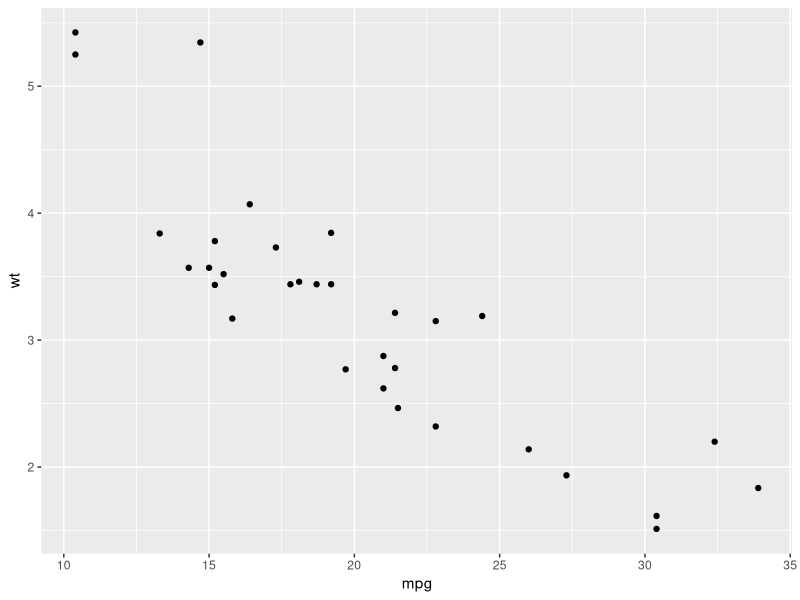
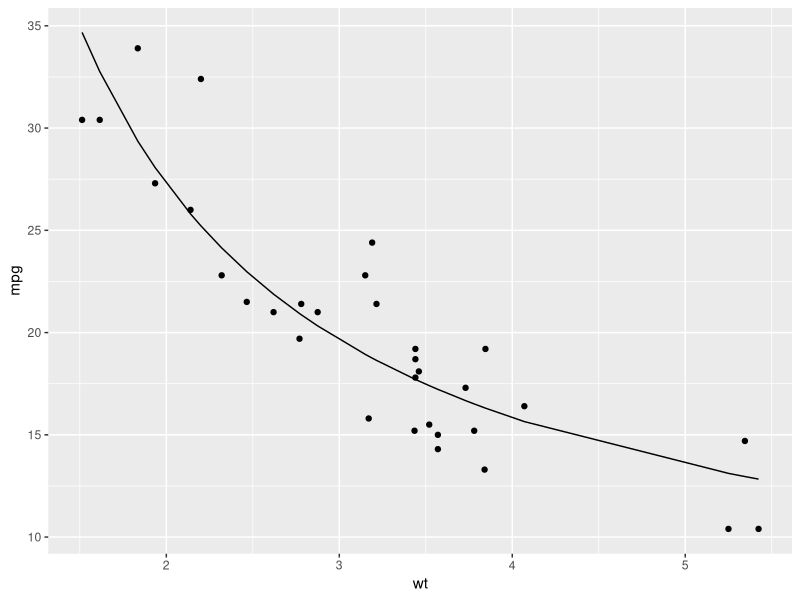

The R script that drew these images, in order: (Note: this script raises an error after producing the figures.)
## ---- chunk 1
library(knitr)
opts_chunk$set(message=FALSE)
## ---- chunk 2
library(ggplot2)
data(mtcars)
ggplot(mtcars, aes(mpg, wt)) + geom_point()
## ---- chunk 3
nlsfit <- nls(mpg ~ k / wt + b, mtcars, start=list(k=1, b=0))
summary(nlsfit)
ggplot(mtcars, aes(wt, mpg)) + geom_point() + geom_line(aes(y=predict(nlsfit)))
## ---- chunk 4
bootstrap <- function(df, m) {
  n <- nrow(df)

  attr(df, "indices") <- replicate(m, sample(n, replace = TRUE) - 1, 
                                   simplify = FALSE)
  attr(df, "drop") <- TRUE
  attr(df, "group_sizes") <- rep(n, m)
  attr(df, "biggest_group_size") <- n
  attr(df, "labels") <- data.frame(replicate = 1:m)
  attr(df, "vars") <- list(quote(replicate))
  class(df) <- c("grouped_df", "tbl_df", "tbl", "data.frame")

  df
}
## ---- chunk 5
library(dplyr)
library(broom)
set.seed(2014)
bootnls <- mtcars %>% bootstrap(100) %>%
    do(tidy(nls(mpg ~ k / wt + b, ., start=list(k=1, b=0))))
## ---- chunk 6
bootnls
## ---- chunk 7
alpha = .05
bootnls %>% group_by(term) %>% summarize(low=quantile(estimate, alpha / 2),
                                         high=quantile(estimate, 1 - alpha / 2))
## ---- chunk 8
library(ggplot2)
ggplot(bootnls, aes(estimate)) + geom_histogram(binwidth=2) + facet_wrap(~ term, scales="free")
## ---- chunk 9
bootnls_aug <- mtcars %>% bootstrap(100) %>%
    do(augment(nls(mpg ~ k / wt + b, ., start=list(k=1, b=0)), .))

ggplot(bootnls_aug, aes(wt, mpg)) + geom_point() +
    geom_line(aes(y=.fitted, group=replicate), alpha=.2)
## ---- chunk 10
smoothspline_aug <- mtcars %>% bootstrap(100) %>%
    do(augment(smooth.spline(.$wt, .$mpg, df=4), .))

ggplot(smoothspline_aug, aes(wt, mpg)) + geom_point() +
    geom_line(aes(y=.fitted, group=replicate), alpha=.2)
